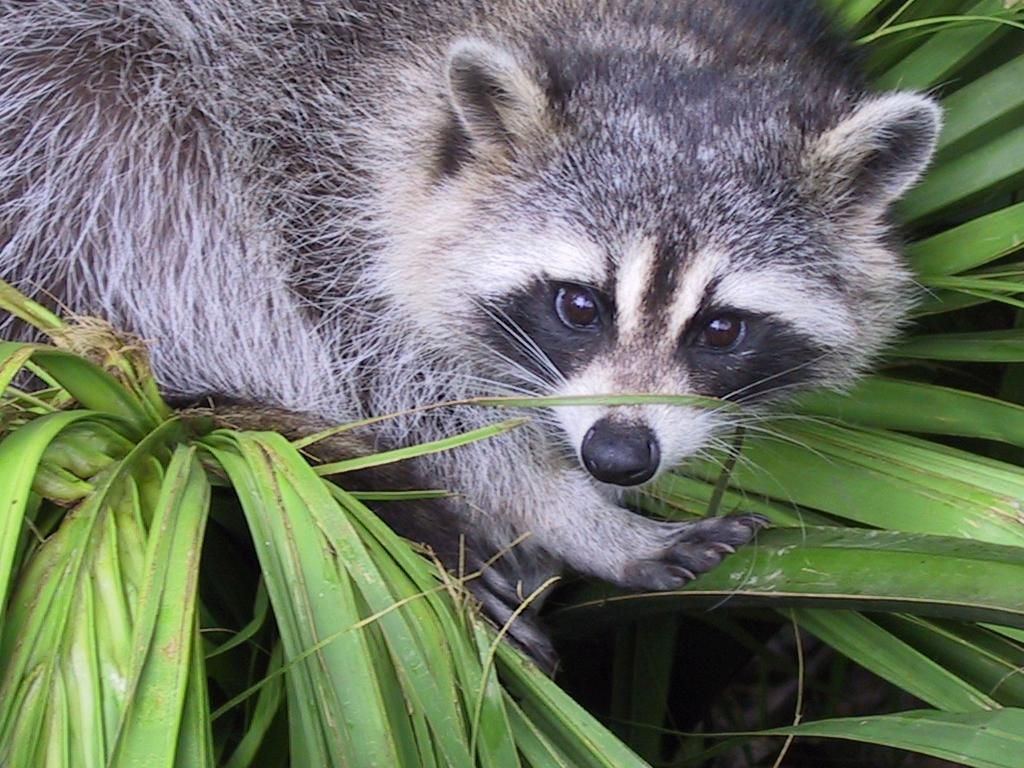
#> input picture image.jpg, 1024 x 768 px
$ jupyter execute svd_image_compression.ipynb
#> lines starting #> are read from the running program, lines starting #| are printed output that depends on the picture
# РГР №2. Сингулярное разложение и сжатие изображений
## Численные методы алгебры
## Ковалева Ксения и Чугуевский Роман

# Цель

Исследовать методы вычисления сингулярного разложения матриц на примере обра-
ботки изображений, сравнить эффективность степенного метода и метода вращений
Якоби, изучить применение усеченного SVD для сжатия данных

# Теория

###  Описание сингулярного разложения (SVD)
Сингулярное разложение (Singular Value Decomposition, SVD) — это метод декомпозиции матрицы, который позволяет представить любую вещественную матрицу $A$ размера $n \times m$ в виде произведения трех матриц:
$$A = U \Sigma V^T$$
где:
* $U$ - ортогональная матрица размера $n \times n$. Ее столбцы называются левыми сингулярными векторами.
* $V$ - ортогональная матрица размера $m \times m$. Ее столбцы (строки матрицы $V^T$) называются правыми сингулярными векторами.
* $\Sigma$ - диагональная матрица размера $n \times m$, на главной диагонали которой располагаются сингулярные числа $\sigma_i$.

Сингулярные числа $\sigma_i$ всегда неотрицательны и традиционно располагаются в порядке убывания: $\sigma_1 \geq \sigma_2 \geq \dots \geq \sigma_r > 0$, где $r$ - ранг матрицы $A$. Геометрический смысл SVD заключается в том, что любое линейное преобразование можно разложить на поворот (или отражение), масштабирование по осям и еще один поворот.

### Описание степенного метода
Степенной метод - это итерационный алгоритм, предназначенный для поиска наибольшего по модулю собственного значения и соответствующего ему собственного вектора квадратной матрицы. В контексте SVD метод применяется к матрицам $A^T A$ или $A A^T$, чтобы найти старшие сингулярные числа.

Алгоритм заключается в последовательном умножении матрицы на случайно заданный начальный вектор $v_0$ с последующей его нормализацией:
$$v_{k+1} = \frac{M v_k}{\|M v_k\|}$$
где $M = A^T A$.

По мере увеличения числа итераций $k$, вектор $v_k$ сходится к собственному вектору, соответствующему максимальному собственному значению $\lambda_1$. Сингулярное число затем вычисляется как $\sigma_1 = \sqrt{\lambda_1}$. Для нахождения последующих сингулярных чисел применяется процедура дефляции - из исходной матрицы вычитается компонента, соответствующая уже найденному старшему сингулярному числу.

### Описание метода вращений Якоби
Метод вращений Якоби - это итерационный алгоритм для начисления всех собственных значений и собственных векторов вещественной симметричной матрицы (например, $A^T A$).

Суть метода заключается в последовательном применении ортогональных преобразований подобия (матриц вращения Гивенса) к исходной матрице. На каждом шаге выбирается наибольший по модулю внедиагональный элемент матрицы, и вычисляется такой угол вращения $\theta$, при котором этот элемент обращается в нуль:
$$M_{new} = J^T M J$$
где $J$ - матрица вращения Якоби.

Процесс продолжается до тех пор, пока все внедиагональные элементы не станут меньше заданного порога $\varepsilon$ (tol). В результате матрица $M$ приводится к диагональному виду, где на главной диагонали стоят собственные значения, а накопленное произведение матриц вращения $J$ дает матрицу собственных векторов. Метод Якоби обладает высокой точностью, но вычислительно затратен ($O(n^3)$) для больших матриц.

### Применение SVD для обработки изображений
Любое полутоновое изображение можно представить как матрицу пикселей $A$, где каждое значение соответствует яркости. Для цветного изображения (RGB) используются три такие матрицы - по одной для каждого цветового канала.

Сингулярное разложение позволяет реализовать усеченное SVD (Low-Rank Approximation). Оставляя только $k$ наибольших сингулярных чисел и отбрасывая остальные (где $k \ll \min(n, m)$), можно получить матрицу $A_k$:
$$A_k = U_k \Sigma_k V_k^T$$
Это свойство активно применяется в обработке изображений для:
1. Сжатия данных: Вместо хранения матрицы $n \times m$ требуется хранить только $k$ столбцов матрицы $U$, $k$ строк матрицы $V^T$ и $k$ сингулярных чисел.
2. Шумоподавления: Шум на изображении, как правило, описывается младшими (наименьшими) сингулярными числами. Отбрасывая их при восстановлении изображения, мы сглаживаем высокочастотные помехи, оставляя только главные визуальные структуры.

# Ход работы

[cell 1]
import numpy as np
import matplotlib.pyplot as plt
from PIL import Image

print("Загрузка изображения...")

img = Image.open('image.jpg').convert('RGB')
#> img is the input picture: PIL image 1024x768 RGB; mean R, G, B 110.7, 117.7, 102.1
img_np = np.array(img)

height, width, channels = img_np.shape
#> height = 768; width = 1024; channels = 3
print(f"Разрешение изображения: {width}x{height}")
#| Разрешение изображения: 1024x768

if width < 640 or height < 640:
    raise ValueError(f"Ошибка: по ТЗ размер должен быть не менее 640x640. Текущий размер: {width}x{height}")

# Разбиваем на каналы и нормализуем
R = img_np[:, :, 0] / 255.0
G = img_np[:, :, 1] / 255.0
B = img_np[:, :, 2] / 255.0

# Сингулярное разложение степенным методом

def power_iteration_svd(A, k=None, num_iterations=10):
    """
    Вычисляет k старших сингулярных чисел и векторов матрицы A.
    """
    n, m = A.shape
    if k is None:
        k = min(n, m)

    U = np.zeros((n, k))
    S = np.zeros(k)
    Vt = np.zeros((k, m))

    A_def = A.copy().astype(float)

    for i in range(k):
        np.random.seed(42 + i)
        v = np.random.randn(m)
        v = v / np.linalg.norm(v)

        for _ in range(num_iterations):
            u = A_def @ v
            u_norm = np.linalg.norm(u)
            if u_norm > 0:
                u = u / u_norm

            v = A_def.T @ u
            v_norm = np.linalg.norm(v)
            if v_norm > 0:
                v = v / v_norm

        sigma = u.T @ A_def @ v

        if sigma < 0:
            sigma = -sigma
            u = -u

        U[:, i] = u
        S[i] = sigma
        Vt[i, :] = v

        A_def -= sigma * np.outer(u, v)

    return U, S, Vt

print("\nТестирование степенного метода...")
k_test = 50
for iters in [10, 50, 100]:
    U_r, S_r, Vt_r = power_iteration_svd(R, k=k_test, num_iterations=iters)
    R_restored = U_r @ np.diag(S_r) @ Vt_r
    error = np.linalg.norm(R - R_restored, ord='fro')
    print(f"Итераций: {iters:3d} | Ошибка восстановления для k={k_test}: {error:.2f}")
#> this loop made 3 passes
#> error on passes 1 to 3: 55, 54.92, 54.92
#| Итераций:  10 | Ошибка восстановления для k=50: 55.00
#| Итераций:  50 | Ошибка восстановления для k=50: 54.92
#| Итераций: 100 | Ошибка восстановления для k=50: 54.92
#> pass 1, `R_restored = U_r @ np.diag(S_r) @ Vt_r`:
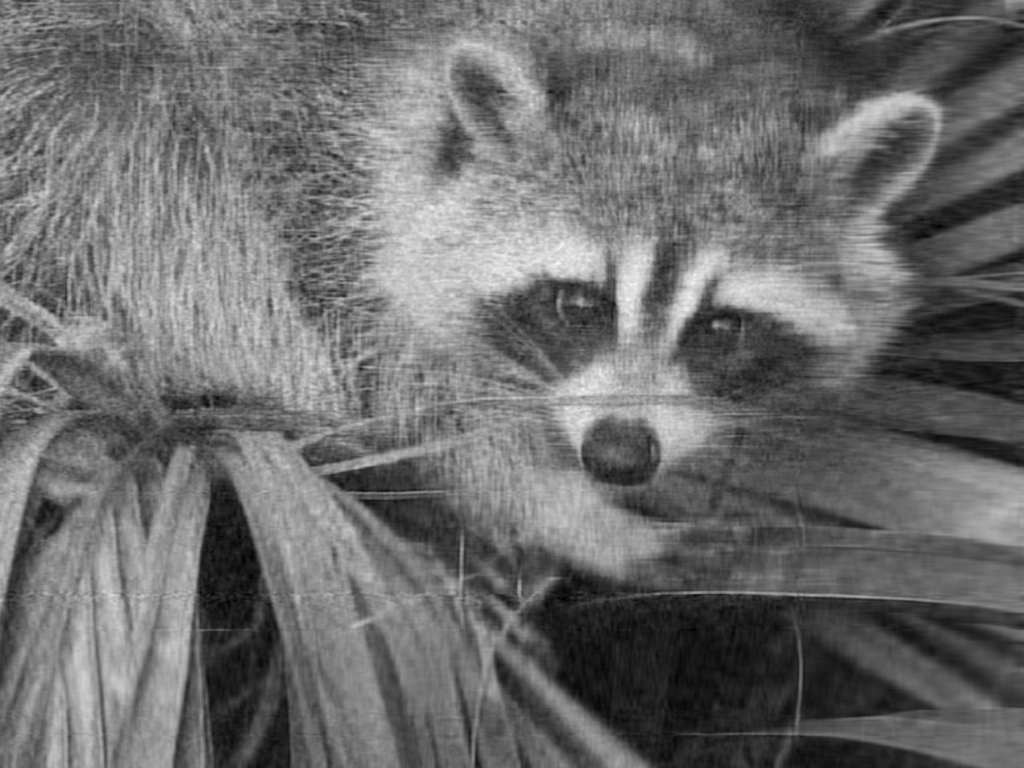
#> R_restored: shape (768, 1024) float64; min -0.0679, max 1.11, mean 0.434; drawn with min black and max white

print("\nВычисляем усеченное SVD для всех каналов (k=150) для сжатия...")
k_compression = 150
iters_opt = 20
U_r, S_r, Vt_r = power_iteration_svd(R, k=k_compression, num_iterations=iters_opt)
#> call 4 of power_iteration_svd, with k = 150, num_iterations = 20
#> the loop in power_iteration_svd (call 4), `for i in range(k):` made 150 passes
#> sigma on passes 1 to 12: 398.9, 79.08, 61.13, 41.24, 41.63, 34.51, 30.38, 26.93, 24.59, 24.21, 22.42, 19.8
#> after the loop in power_iteration_svd (call 4), `for i in range(k):`:
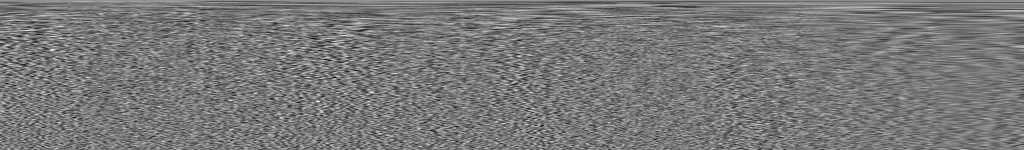
#> Vt: shape (150, 1024) float64; min -0.158, max 0.176, mean 0.000205; drawn with min black and max white
#> after the loop in power_iteration_svd (call 4), `for i in range(k):`: S = 150 values, max 398.9 at index 0, min 3.09 at index 148, mean 11.16
#> S_r has the same summary as S in power_iteration_svd
U_g, S_g, Vt_g = power_iteration_svd(G, k=k_compression, num_iterations=iters_opt)
#> the loop in power_iteration_svd (call 5), `for i in range(k):` made 150 passes
#> sigma on passes 1 to 12: 418.9, 89.26, 65.44, 48.8, 40.58, 42.37, 31.96, 27.49, 28.03, 26.86, 23.95, 22.5
#> pass 1, in power_iteration_svd (call 5), `A_def -= sigma * np.outer(u, v)`:
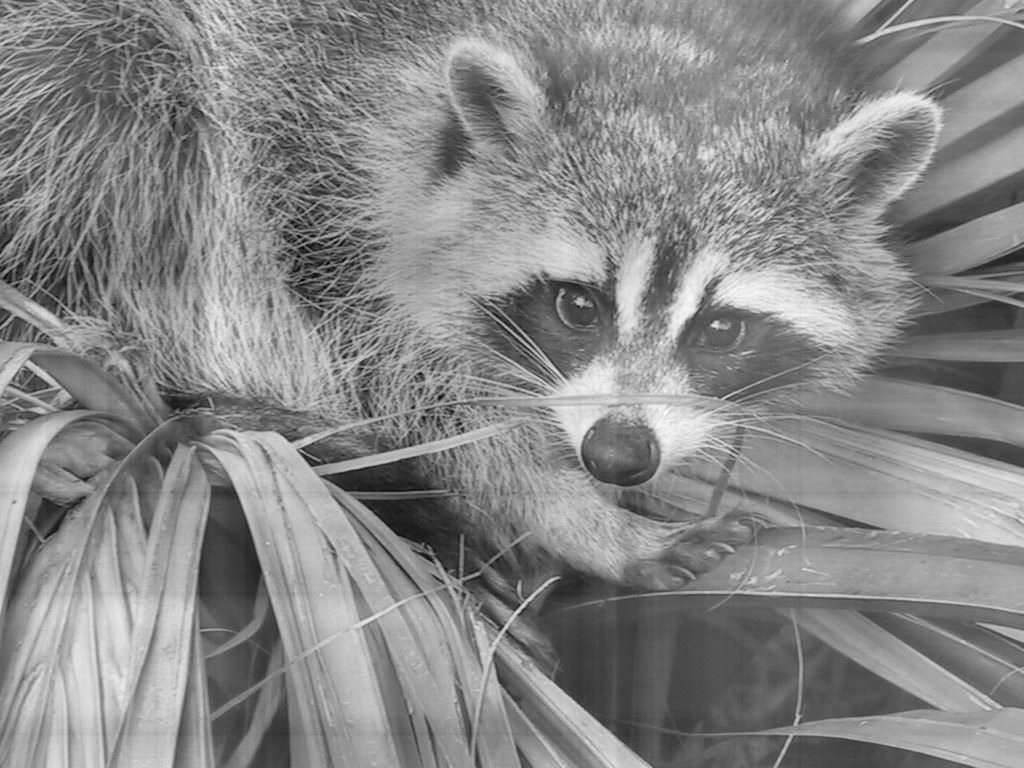
#> A_def: shape (768, 1024) float64; min -0.654, max 0.574, mean -0.000789; drawn with min black and max white
#> after the loop in power_iteration_svd (call 5), `for i in range(k):`:
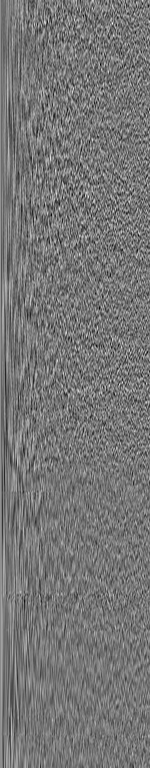
#> U: shape (768, 150) float64; min -0.17, max 0.196, mean 0.000237; drawn with min black and max white
#> after the loop in power_iteration_svd (call 5), `for i in range(k):`:
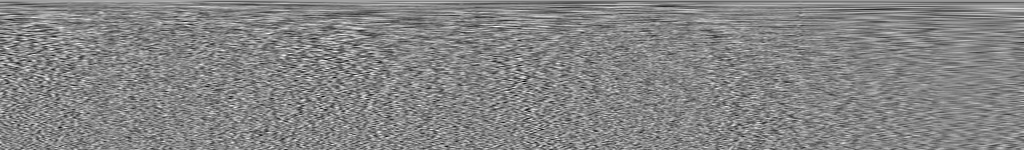
#> Vt: shape (150, 1024) float64; min -0.156, max 0.143, mean 0.000205; drawn with min black and max white
#> after the loop in power_iteration_svd (call 5), `for i in range(k):`: S = 150 values, max 418.9 at index 0, min 3.12 at index 148, mean 11.82
#> S_g has the same summary as S in power_iteration_svd
U_b, S_b, Vt_b = power_iteration_svd(B, k=k_compression, num_iterations=iters_opt)
#> the loop in power_iteration_svd (call 6), `for i in range(k):` made 150 passes
#> sigma on passes 1 to 12: 380.5, 65.06, 66.57, 39.27, 42.2, 38.41, 29.83, 27.83, 26.95, 23.35, 21.56, 19.65
#> pass 1, in power_iteration_svd (call 6), `A_def -= sigma * np.outer(u, v)`:
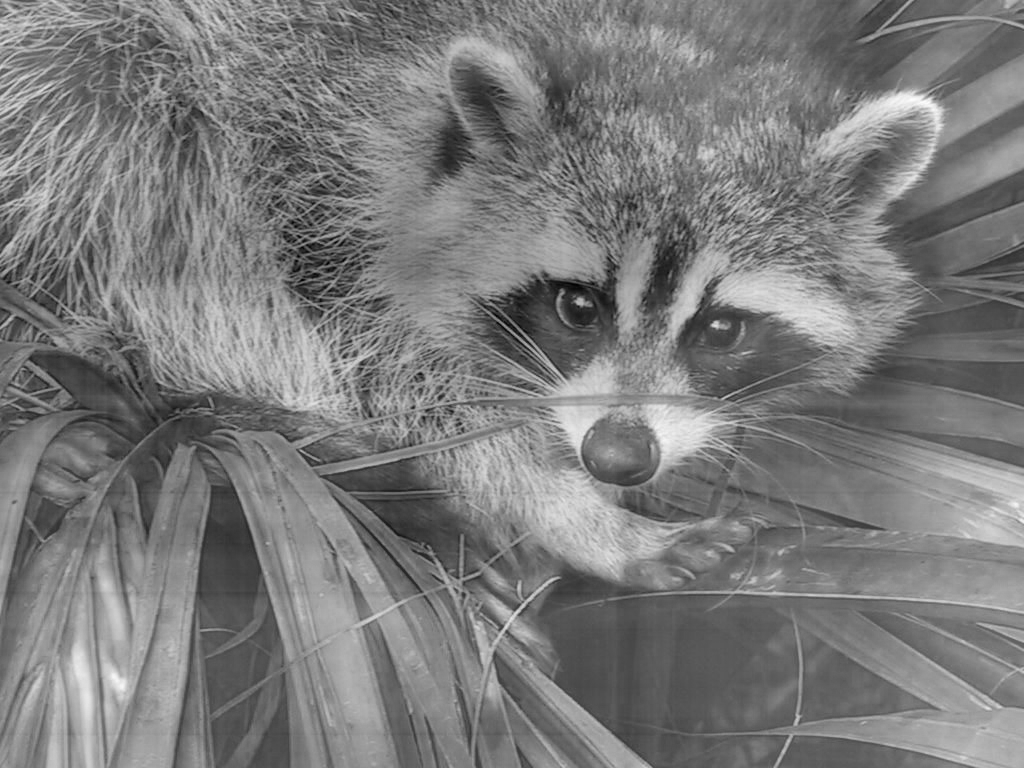
#> A_def: shape (768, 1024) float64; min -0.625, max 0.669, mean 0.00103; drawn with min black and max white
#> after the loop in power_iteration_svd (call 6), `for i in range(k):`:
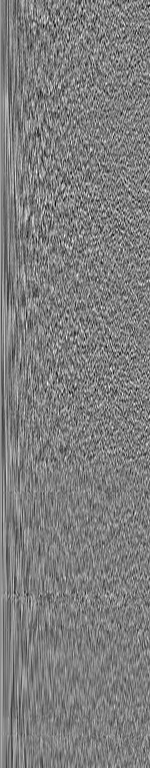
#> U: shape (768, 150) float64; min -0.163, max 0.166, mean 0.000271; drawn with min black and max white
#> after the loop in power_iteration_svd (call 6), `for i in range(k):`:
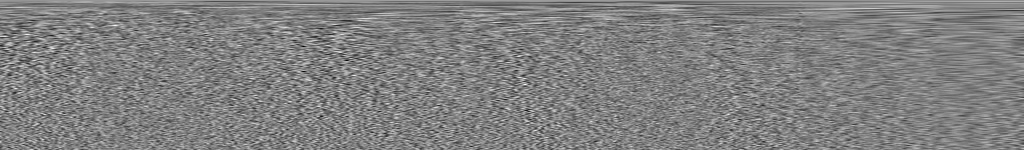
#> Vt: shape (150, 1024) float64; min -0.169, max 0.166, mean 0.000305; drawn with min black and max white
#> after the loop in power_iteration_svd (call 6), `for i in range(k):`: S = 150 values, max 380.5 at index 0, min 3.12 at index 149, mean 10.95
#> S_b has the same summary as S in power_iteration_svd

# Анализ сингулярных чисел и усеченное SVD

print("\nАнализ и визуализация...")
plt.figure(figsize=(10, 4))
plt.plot(S_r, label='Канал R', color='red')
plt.plot(S_g, label='Канал G', color='green')
plt.plot(S_b, label='Канал B', color='blue')
plt.title("Распределение старших сингулярных чисел")
plt.xlabel("Порядковый номер k")
plt.ylabel("Сингулярное число σ")
plt.yscale('log')
plt.legend()
plt.grid(True)
plt.show()
#> figure, not shown here; curve peaks at x = 0, y = 398.9; curve peaks at x = 0, y = 418.9; curve peaks at x = 0, y = 380.5

fig, axes = plt.subplots(1, 4, figsize=(20, 5))
axes[0].imshow(img_np)
axes[0].set_title("Оригинал")
axes[0].axis('off')

for idx, k in enumerate([5, 15, 100]):
    R_k = np.clip(U_r[:, :k] @ np.diag(S_r[:k]) @ Vt_r[:k, :], 0, 1)
    G_k = np.clip(U_g[:, :k] @ np.diag(S_g[:k]) @ Vt_g[:k, :], 0, 1)
    B_k = np.clip(U_b[:, :k] @ np.diag(S_b[:k]) @ Vt_b[:k, :], 0, 1)

    img_k = np.stack((R_k, G_k, B_k), axis=2)
    axes[idx+1].imshow(img_k)
    axes[idx+1].set_title(f"Сжатие k={k}")
    axes[idx+1].axis('off')
plt.show()
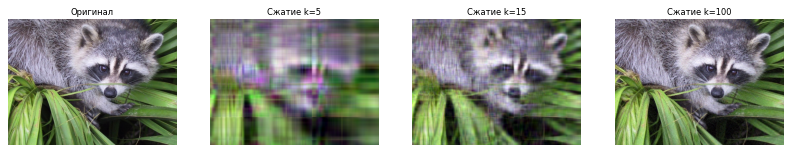
#> figure drawn by matplotlib, 4 panels

# Метод вращений Якоби

print("\nМетод вращений Якоби...")
def jacobi_svd_demo(A, tol=1e-5, max_iters=5000):
#> called with A = array of shape (15, 15), tol = 1e-05, max_iters = 5000
    M = A.T @ A
    m = M.shape[0]
#> m = 15

    iters = 0
    while iters < max_iters:
        M_off = np.triu(M, 1)
        idx = np.argmax(np.abs(M_off))
        p, q = np.unravel_index(idx, M.shape)

        if abs(M[p, q]) < tol:
            break

        tau = (M[q, q] - M[p, p]) / (2.0 * M[p, q])
        if tau >= 0:
            t = 1.0 / (tau + np.sqrt(1.0 + tau**2))
        else:
            t = -1.0 / (-tau + np.sqrt(1.0 + tau**2))

        c = 1.0 / np.sqrt(1.0 + t**2)
        s = t * c

        J = np.eye(m)
        J[p, p] = c; J[q, q] = c
        J[p, q] = s; J[q, p] = -s

        M = J.T @ M @ J

        M = (M + M.T) / 2.0
        iters += 1
#> this loop made 213 passes
#> (idx, p, q, tau, t, c, s) on passes 1 to 12: (145, 9, 10, -0.00728, -0.993, 0.71, -0.705), (129, 8, 9, 0.382, 0.689, 0.824, 0.567), (146, 9, 11, -0.616, -0.559, 0.873, -0.488), (147, 9, 12, -0.793, -0.483, 0.9, -0.435), (148, 9, 13, -0.985, -0.419, 0.922, -0.386), (114, 7, 9, 1.17, 0.37, 0.938, 0.347), (99, 6, 9, 1.28, 0.345, 0.945, 0.326), (149, 9, 14, -1.39, -0.323, 0.952, -0.307), (84, 5, 9, 1.5, 0.302, 0.957, 0.289), (69, 4, 9, 1.63, 0.282, 0.962, 0.272), (54, 3, 9, 1.75, 0.265, 0.967, 0.256), (39, 2, 9, 1.89, 0.249, 0.97, 0.241)
#> (idx, p, q, tau, t) on passes 61 to 66: (39, 2, 9, 1669.5, 0.000299), (44, 2, 14, -28.01, -0.0178), (53, 3, 8, 6.7, 0.0742), (57, 3, 12, -7.21, -0.069), (9, 0, 9, -2419.4, -0.000207), (29, 1, 14, 40.35, 0.0124)

    eigvals = np.diag(M)
    S = np.sqrt(np.maximum(eigvals, 0))
    return np.sort(S)[::-1], iters

R_small = R[:15, :15]
S_jacobi, jacobi_iters = jacobi_svd_demo(R_small)
_, S_power_small, _ = power_iteration_svd(R_small, k=5, num_iterations=100)

print(f"Якоби успешно завершился за {jacobi_iters} итераций (для блока 15x15).")
#| Якоби успешно завершился за 212 итераций (для блока 15x15).

print("\nСравнение результатов (топ-5 сингулярных чисел)")
print(f"Метод Якоби:     {S_jacobi[:5].round(2)}")
#| Метод Якоби:     [7.17 1.39 0.92 0.44 0.24]
print(f"Степенной метод: {S_power_small[:5].round(2)}")
#| Степенной метод: [7.17 1.39 0.92 0.44 0.24]
print("Вывод по 4b: Значения старших сингулярных чисел идеально совпадают!")

print("\nСравнение порядка числа операций ")
n_test, m_test = 640, 640
k_test_ops, N_test_ops = 50, 50

ops_power = k_test_ops * N_test_ops * (4 * n_test * m_test)
ops_jacobi = (n_test * m_test**2) + (50 * m_test**3)

print("Асимптотическая сложность:")
print("1. Степенной метод (поиск k компонент): O(k * N * n * m)")
print("2. Метод вращений Якоби (полный спектр): O(n * m^2) + O(m^3)")
print(f"\nОценочное число операций для матрицы {n_test}x{m_test}:")
print(f"Степенной метод (k={k_test_ops}): ~ {ops_power:,} операций")
print(f"Метод Якоби:             ~ {ops_jacobi:,} операций")

ratio = ops_jacobi / ops_power
print(f"Разница в скорости: Метод Якоби требует в {ratio:.1f} раз больше вычислений.")

# Творческое задание

print("\nТворческое задание: Гистограммы яркости...")
R_100 = np.clip(U_r[:, :100] @ np.diag(S_r[:100]) @ Vt_r[:100, :], 0, 1)

fig, axes = plt.subplots(1, 2, figsize=(12, 4))
axes[0].hist(R.ravel(), bins=50, color='red', alpha=0.7)
axes[0].set_title("Оригинал (Канал R)")
axes[0].grid(True)

axes[1].hist(R_100.ravel(), bins=50, color='darkred', alpha=0.7)
axes[1].set_title("Сжатое SVD k=100 (Канал R)")
axes[1].grid(True)

plt.show()
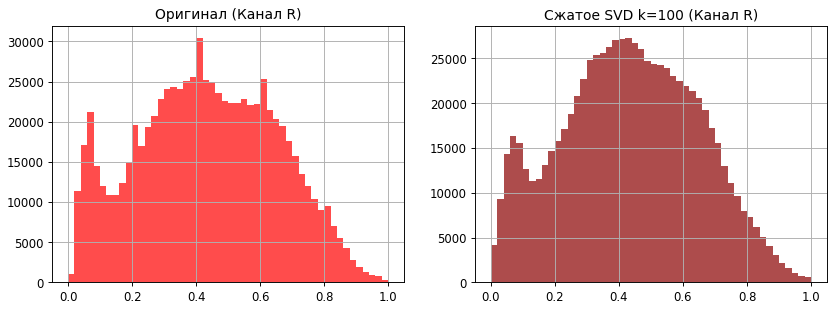
#> figure drawn by matplotlib, 2 panels; panel 1: tallest bar 30439 high, from x = 0.4 to 0.42; panel 2: tallest bar 27296 high, from x = 0.42 to 0.44
